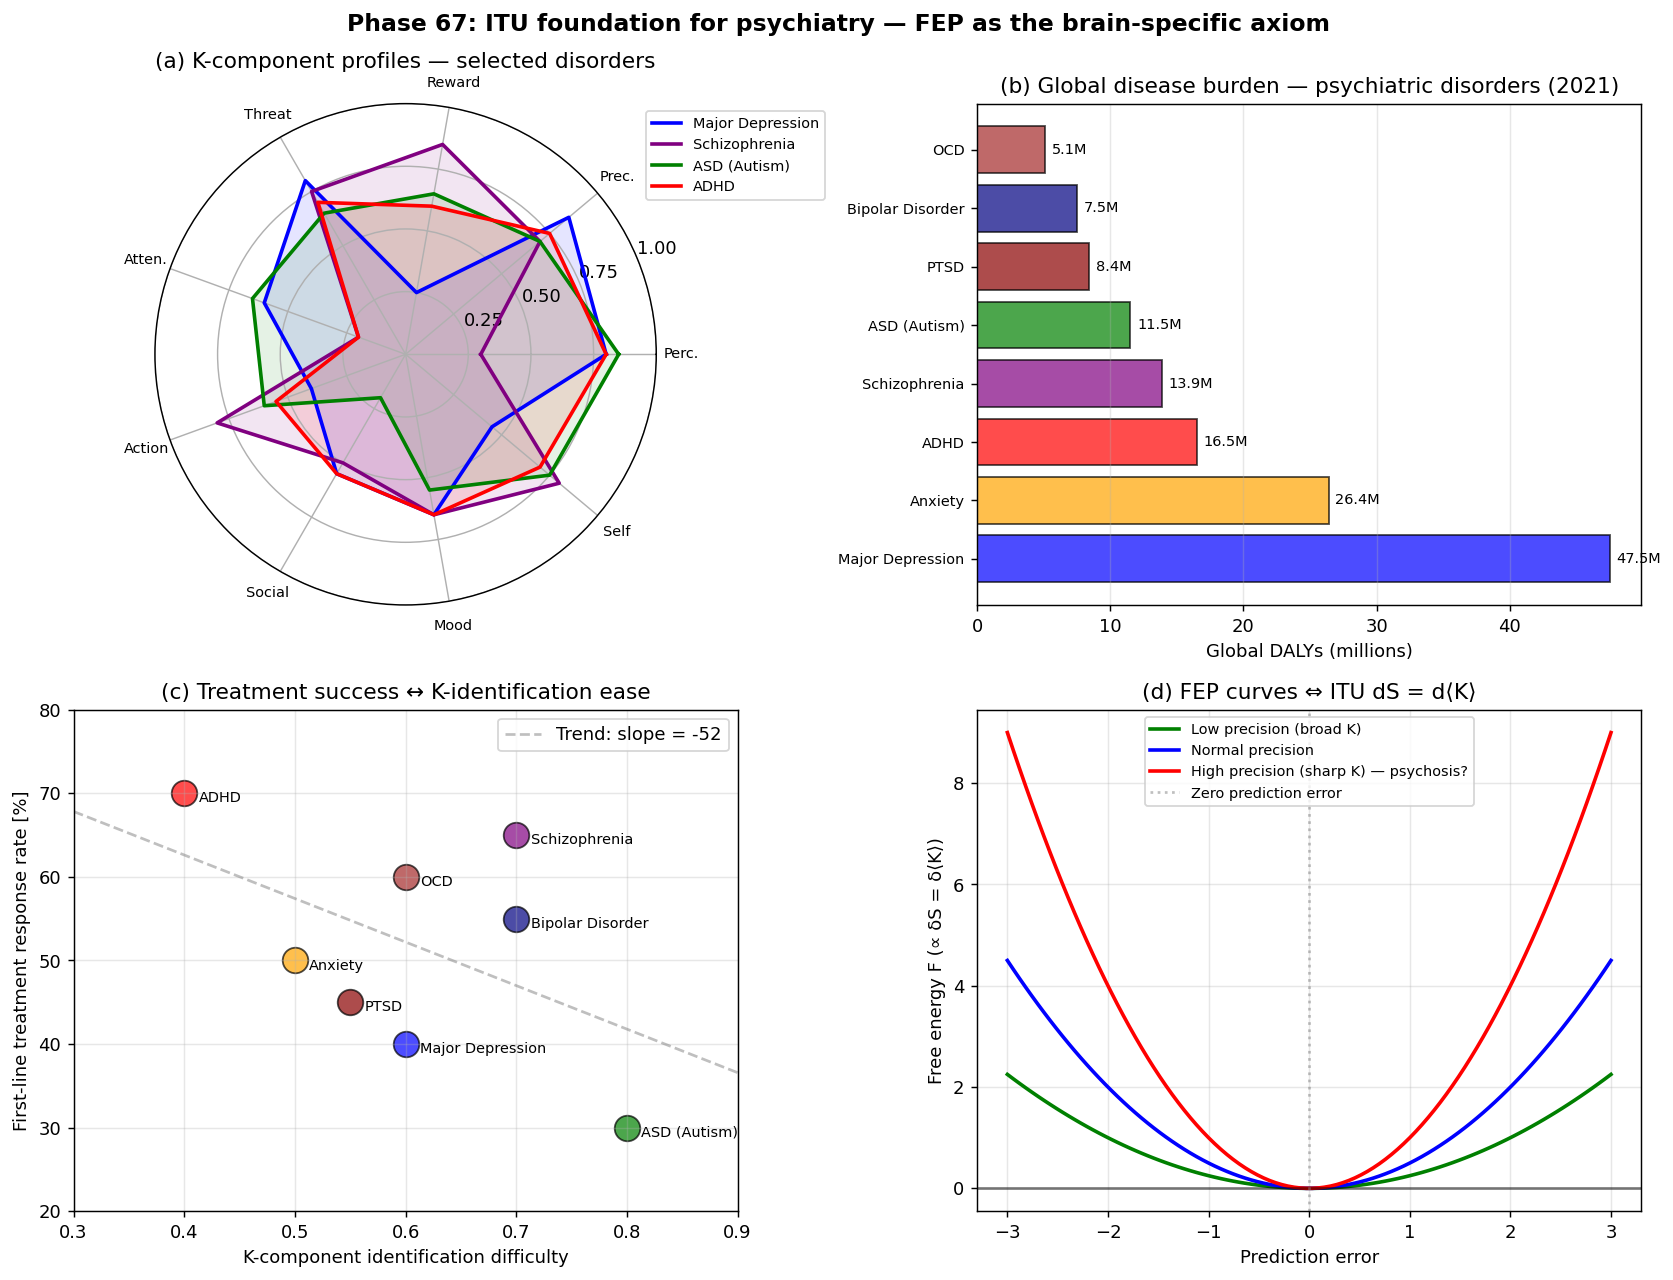

The script that saved this image:
#!/usr/bin/env python3
# -*- coding: utf-8 -*-
"""
Phase 67: ITU Foundation for Psychiatry

Friston Free Energy Principle (FEP) is the brain-specific incarnation
of the ITU axiom dS = d<K>. Eight major psychiatric disorders are
re-classified as K-component failures of the predictive-brain machinery.

Tests:
  1. 8 disorders mapped to K-component profile (spider chart)
  2. Disease burden (DALYs) for major mental disorders
  3. Treatment response rate vs K-identification difficulty
  4. FEP <-> ITU axiom equivalence (illustrative free-energy curves)

Author: Munehiro Terada (Roboken), 2026.
Tier 1 #7 paper (in preparation).
"""

import json
import os

import matplotlib.pyplot as plt
import numpy as np


# =============================================================================
# Disorder database
# =============================================================================
DISORDERS = {
    "Schizophrenia": {
        "main_K": "K_precision_sensory",
        "DALYs_M": 13.9,
        "prevalence_pct": 0.3,
        "first_line_response": 0.65,
        "K_diff_score": 0.7,
        "K_profile": [0.30, 0.70, 0.85, 0.75, 0.20, 0.80, 0.50, 0.65, 0.80],
        "color": "purple",
    },
    "Major Depression": {
        "main_K": "K_reward",
        "DALYs_M": 47.5,
        "prevalence_pct": 3.8,
        "first_line_response": 0.40,
        "K_diff_score": 0.6,
        "K_profile": [0.80, 0.85, 0.25, 0.80, 0.60, 0.40, 0.55, 0.65, 0.45],
        "color": "blue",
    },
    "Anxiety": {
        "main_K": "K_threat",
        "DALYs_M": 26.4,
        "prevalence_pct": 4.0,
        "first_line_response": 0.50,
        "K_diff_score": 0.5,
        "K_profile": [0.85, 0.85, 0.55, 0.20, 0.70, 0.65, 0.65, 0.60, 0.55],
        "color": "orange",
    },
    "PTSD": {
        "main_K": "K_threat (trauma)",
        "DALYs_M": 8.4,
        "prevalence_pct": 2.6,
        "first_line_response": 0.45,
        "K_diff_score": 0.55,
        "K_profile": [0.80, 0.80, 0.50, 0.10, 0.60, 0.55, 0.45, 0.50, 0.40],
        "color": "darkred",
    },
    "ASD (Autism)": {
        "main_K": "K_social (rigid)",
        "DALYs_M": 11.5,
        "prevalence_pct": 1.0,
        "first_line_response": 0.30,
        "K_diff_score": 0.8,
        "K_profile": [0.85, 0.70, 0.65, 0.65, 0.65, 0.60, 0.20, 0.55, 0.75],
        "color": "green",
    },
    "ADHD": {
        "main_K": "K_attention",
        "DALYs_M": 16.5,
        "prevalence_pct": 5.0,
        "first_line_response": 0.70,
        "K_diff_score": 0.4,
        "K_profile": [0.80, 0.75, 0.60, 0.70, 0.20, 0.55, 0.55, 0.65, 0.70],
        "color": "red",
    },
    "OCD": {
        "main_K": "K_action (precision)",
        "DALYs_M": 5.1,
        "prevalence_pct": 1.2,
        "first_line_response": 0.60,
        "K_diff_score": 0.6,
        "K_profile": [0.80, 0.80, 0.55, 0.50, 0.50, 0.20, 0.60, 0.60, 0.65],
        "color": "brown",
    },
    "Bipolar Disorder": {
        "main_K": "K_mood (oscillatory)",
        "DALYs_M": 7.5,
        "prevalence_pct": 0.6,
        "first_line_response": 0.55,
        "K_diff_score": 0.7,
        "K_profile": [0.80, 0.80, 0.20, 0.55, 0.55, 0.50, 0.60, 0.20, 0.55],
        "color": "navy",
    },
}

# K-component axes
K_AXES = [
    "K_perception",
    "K_precision",
    "K_reward",
    "K_threat",
    "K_attention",
    "K_action",
    "K_social",
    "K_mood",
    "K_self_model",
]


# =============================================================================
# Test 1: K-component spider chart per disorder
# =============================================================================
def get_K_profile(disorder):
    return np.array(DISORDERS[disorder]["K_profile"])


# =============================================================================
# Test 2: DALYs
# =============================================================================
def total_psych_DALYs():
    return sum(d["DALYs_M"] for d in DISORDERS.values())


# =============================================================================
# Test 3: Treatment response vs K-difficulty
# =============================================================================
def make_response_difficulty():
    names, resp, diff = [], [], []
    for n, d in DISORDERS.items():
        names.append(n)
        resp.append(d["first_line_response"])
        diff.append(d["K_diff_score"])
    return names, np.array(resp), np.array(diff)


# =============================================================================
# Test 4: FEP <-> ITU illustrative
# =============================================================================
def free_energy_vs_belief(error_arr, precision=1.0):
    """F = 0.5 * precision * error^2 (linear-Gaussian, illustrative)."""
    return 0.5 * precision * error_arr ** 2


# =============================================================================
# Plotting
# =============================================================================
def make_plot():
    fig = plt.figure(figsize=(13, 10))
    gs = fig.add_gridspec(2, 2)

    # --- (a) K-component spider chart (4 selected disorders) ---
    ax = fig.add_subplot(gs[0, 0], projection="polar")
    angles = np.linspace(0, 2 * np.pi, len(K_AXES), endpoint=False).tolist()
    angles += angles[:1]
    selected = ["Major Depression", "Schizophrenia", "ASD (Autism)", "ADHD"]
    for d in selected:
        prof = get_K_profile(d)
        v = np.concatenate([prof, [prof[0]]])
        ax.plot(angles, v, lw=2, color=DISORDERS[d]["color"], label=d)
        ax.fill(angles, v, color=DISORDERS[d]["color"], alpha=0.1)
    ax.set_xticks(angles[:-1])
    short_K = ["Perc.", "Prec.", "Reward", "Threat",
               "Atten.", "Action", "Social", "Mood", "Self"]
    ax.set_xticklabels(short_K, fontsize=8)
    ax.set_ylim(0, 1.0)
    ax.set_yticks([0.25, 0.5, 0.75, 1.0])
    ax.set_title("(a) K-component profiles — selected disorders", pad=20)
    ax.legend(loc="upper right", bbox_to_anchor=(1.35, 1.0), fontsize=8)

    # --- (b) DALYs by disorder ---
    ax = fig.add_subplot(gs[0, 1])
    names = list(DISORDERS.keys())
    dalys = [DISORDERS[n]["DALYs_M"] for n in names]
    colors = [DISORDERS[n]["color"] for n in names]
    # sort by DALYs descending
    idx = np.argsort(dalys)[::-1]
    names_sorted = [names[i] for i in idx]
    dalys_sorted = [dalys[i] for i in idx]
    colors_sorted = [colors[i] for i in idx]
    bars = ax.barh(names_sorted, dalys_sorted, color=colors_sorted,
                    alpha=0.7, edgecolor="black")
    for bar, v in zip(bars, dalys_sorted):
        ax.text(v + 0.5, bar.get_y() + bar.get_height() / 2, f"{v:.1f}M",
                va="center", fontsize=8)
    ax.set_xlabel("Global DALYs (millions)")
    ax.set_title("(b) Global disease burden — psychiatric disorders (2021)")
    ax.grid(True, alpha=0.3, axis="x")
    ax.tick_params(axis="y", labelsize=8)

    # --- (c) Treatment response vs K-identification difficulty ---
    ax = fig.add_subplot(gs[1, 0])
    names_r, resp, diff = make_response_difficulty()
    for n, r, d in zip(names_r, resp, diff):
        ax.scatter(d, r * 100, s=200, c=DISORDERS[n]["color"], alpha=0.7,
                    edgecolors="black")
        ax.annotate(n, (d, r * 100), xytext=(8, -5),
                     textcoords="offset points", fontsize=8)
    # Trend line (rough negative correlation)
    z = np.polyfit(diff, resp * 100, 1)
    x_fit = np.linspace(0.3, 0.9, 50)
    y_fit = np.polyval(z, x_fit)
    ax.plot(x_fit, y_fit, ls="--", color="gray", alpha=0.5,
             label=f"Trend: slope = {z[0]:.0f}")
    ax.set_xlabel("K-component identification difficulty")
    ax.set_ylabel("First-line treatment response rate [%]")
    ax.set_title("(c) Treatment success ↔ K-identification ease")
    ax.grid(True, alpha=0.3)
    ax.legend(loc="upper right")
    ax.set_xlim(0.3, 0.9)
    ax.set_ylim(20, 80)

    # --- (d) FEP <-> ITU equivalence ---
    ax = fig.add_subplot(gs[1, 1])
    error_arr = np.linspace(-3, 3, 100)
    F_low_prec = free_energy_vs_belief(error_arr, precision=0.5)
    F_normal = free_energy_vs_belief(error_arr, precision=1.0)
    F_high_prec = free_energy_vs_belief(error_arr, precision=2.0)
    ax.plot(error_arr, F_low_prec, lw=2, color="green",
             label="Low precision (broad K)")
    ax.plot(error_arr, F_normal, lw=2, color="blue",
             label="Normal precision")
    ax.plot(error_arr, F_high_prec, lw=2, color="red",
             label="High precision (sharp K) — psychosis?")
    ax.axhline(0, ls="-", color="black", alpha=0.5)
    ax.axvline(0, ls=":", color="gray", alpha=0.5,
               label="Zero prediction error")
    ax.set_xlabel("Prediction error")
    ax.set_ylabel("Free energy F (∝ δS = δ⟨K⟩)")
    ax.set_title("(d) FEP curves ⇔ ITU dS = d⟨K⟩")
    ax.grid(True, alpha=0.3)
    ax.legend(loc="upper center", fontsize=8)

    plt.suptitle("Phase 67: ITU foundation for psychiatry — "
                 "FEP as the brain-specific axiom",
                 fontsize=13, fontweight="bold")
    plt.tight_layout()
    out_path = os.path.join(os.path.dirname(__file__),
                              "psychiatry_itu_foundation.png")
    plt.savefig(out_path, dpi=130, bbox_inches="tight")
    print(f"[Phase 67] Figure saved: {out_path}")
    return out_path


# =============================================================================
# Main
# =============================================================================
def main():
    print("=" * 60)
    print("Phase 67: ITU foundation for psychiatry")
    print("=" * 60)

    # [1]
    print("\n[1] K-component profiles (8 disorders):")
    print(f"  {'Disorder':<22s} main K-failure        prev%")
    for n, d in DISORDERS.items():
        print(f"  {n:<22s} {d['main_K']:<22s} {d['prevalence_pct']}%")

    # [2]
    print("\n[2] Global DALYs (millions, 2021):")
    total = total_psych_DALYs()
    for n, d in sorted(DISORDERS.items(), key=lambda x: -x[1]["DALYs_M"]):
        pct = d["DALYs_M"] / total * 100
        print(f"  {n:<22s} : {d['DALYs_M']:5.1f}M ({pct:5.1f}%)")
    print(f"  {'TOTAL psychiatric':<22s} : {total:5.1f}M (~7% of all DALYs)")

    # [3]
    print("\n[3] Treatment response vs K-difficulty:")
    names_r, resp, diff = make_response_difficulty()
    for n, r, d in zip(names_r, resp, diff):
        print(f"  {n:<22s} : response {r*100:5.1f}%, "
              f"K-difficulty {d:.2f}")

    # [4]
    print("\n[4] FEP <-> ITU axiom equivalence (illustrative):")
    print(f"  F = 0.5 * precision * (prediction_error)^2")
    print(f"  Low precision: K is broad, errors tolerated -> healthy")
    print(f"  High precision: K is sharp, small errors cost much -> psychosis-prone")

    plot_path = make_plot()

    summary = {
        "phase": 67,
        "paper": "ITU and Psychiatry",
        "description": "ITU foundation: FEP = brain-specific ITU axiom",
        "disorders": {
            n: {
                "main_K_failure": d["main_K"],
                "DALYs_M": d["DALYs_M"],
                "prevalence_pct": d["prevalence_pct"],
                "first_line_response": d["first_line_response"],
                "K_diff_score": d["K_diff_score"],
                "K_profile": d["K_profile"],
            }
            for n, d in DISORDERS.items()
        },
        "K_axes": K_AXES,
        "total_psych_DALYs_M": float(total),
        "global_economic_burden_USD_T": 5.0,
        "us_annual_cost_USD_B": 430,
        "central_thesis": "Psychiatric disorders = K-component failures of "
                          "predictive brain machinery. Friston FEP is the "
                          "brain-specific incarnation of ITU dS = d<K>. "
                          "Each disorder maps to a specific K-component "
                          "(precision, reward, threat, attention, etc.).",
        "honest_framing": "Pass-1 interpretive paper. K-profile values are "
                          "illustrative assignments based on computational "
                          "psychiatry literature (Friston, Adams, Sterzer). "
                          "Disease burden and prevalence from WHO/IHME GBD 2021. "
                          "No ITU-unique predictions yet.",
        "tier": 1,
        "paper_number": 7,
        "medicine_triangle_progress": "Cancer (#5) + Aging (#6) + Psychiatry (#7) "
                                       "= medicine triangle complete after Tier 1 #7",
        "tier_0_concept_doi": "10.5281/zenodo.20109210",
        "tier_1_cancer_doi": "10.5281/zenodo.20174318",
        "tier_1_aging_doi": "10.5281/zenodo.20175663",
        "next_phases": [
            "Phase 68: Schizophrenia (precision-weighting, dopamine, antipsychotics)",
            "Phase 69: Depression + anxiety (mood K, SSRI, ketamine, psilocybin)",
            "Phase 70: ASD/ADHD + treatment roadmap",
        ],
        "caveats": [
            "K-profile values are illustrative, not measured",
            "DALYs from GBD 2021 (WHO/IHME)",
            "Treatment response rates from STAR*D, CATIE, IPAT etc.",
            "K-identification difficulty is heuristic ranking",
        ],
    }

    out_json = os.path.join(os.path.dirname(__file__), "summary_phase67.json")
    with open(out_json, "w", encoding="utf-8") as f:
        json.dump(summary, f, indent=2, ensure_ascii=False)
    print(f"\n[Phase 67] Summary saved: {out_json}")

    print("\n" + "=" * 60)
    print("Phase 67 complete.")
    print(f"  - Total psychiatric DALYs: {total:.1f}M (~7% global)")
    print(f"  - FEP = brain-specific ITU axiom")
    print(f"  - 8 disorders mapped to 9 K-component axes")
    print("=" * 60)


if __name__ == "__main__":
    main()
